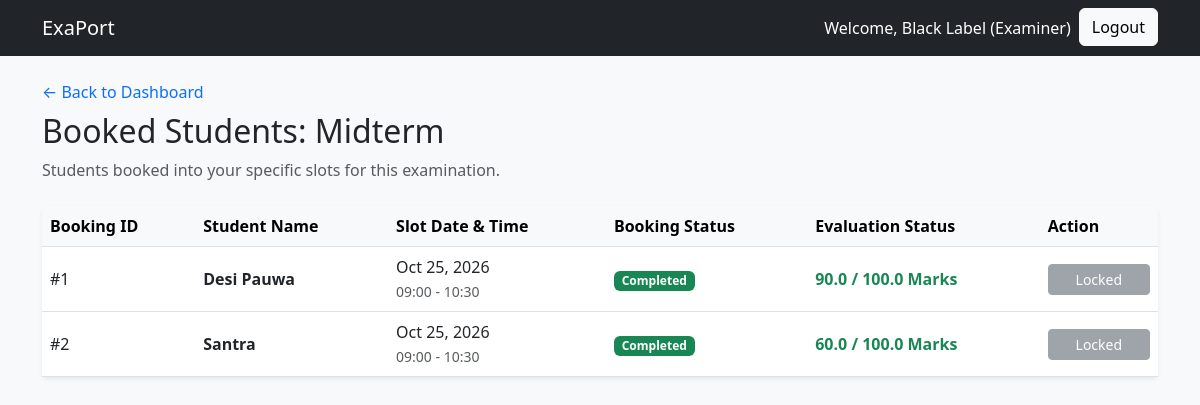
The app's page /examiner/examination/1/students (signed in) with its own data.
### models.py (models this page shows)
class User(db.Model, UserMixin):
    __tablename__ = 'users'
    id = db.Column(db.Integer, primary_key=True)
    username = db.Column(db.String(80), unique=True, nullable=False)
    password_hash = db.Column(db.String(256), nullable=False)
    role = db.Column(db.String(20), nullable=False) # 'Admin', 'Examiner', 'Student'
    examiner_profile = db.relationship('ExaminerProfile', backref='user', uselist=False, cascade="all, delete-orphan")
    slots = db.relationship('ExaminationSlot', backref='examiner', lazy=True)
    bookings = db.relationship('Booking', backref='student', lazy=True)

class Examination(db.Model):
    __tablename__ = 'examinations'
    exam_id = db.Column(db.Integer, primary_key=True)
    course_id = db.Column(db.Integer, db.ForeignKey('courses.course_id'), nullable=False)
    exam_name = db.Column(db.String(100), nullable=False)
    exam_type = db.Column(db.String(50), nullable=False) # Viva, Practical, Project Demo, Assessment
    duration = db.Column(db.Integer, nullable=False) # Duration in minutes
    max_marks = db.Column(db.Float, nullable=False)
    slot_creation_start_date = db.Column(db.DateTime, nullable=False)
    slot_creation_end_date = db.Column(db.DateTime, nullable=False)
    slot_booking_start_date = db.Column(db.DateTime, nullable=False)
    slot_booking_end_date = db.Column(db.DateTime, nullable=False)
    status = db.Column(db.String(20), default='Draft') # Draft, Slot Creation, Booking Open, Closed, Completed
    rubrics = db.relationship('ExaminationRubric', backref='examination', lazy=True, cascade="all, delete-orphan")
    slots = db.relationship('ExaminationSlot', backref='examination', lazy=True, cascade="all, delete-orphan")
    assigned_examiners = db.relationship('User', secondary=exam_assignments, lazy='subquery',
        backref=db.backref('assigned_exams', lazy=True))

class Booking(db.Model):
    __tablename__ = 'bookings'
    booking_id = db.Column(db.Integer, primary_key=True)
    student_id = db.Column(db.Integer, db.ForeignKey('users.id'), nullable=False)
    slot_id = db.Column(db.Integer, db.ForeignKey('examination_slots.slot_id'), nullable=False)
    booking_date = db.Column(db.DateTime, default=lambda: datetime.now(timezone.utc))
    status = db.Column(db.String(20), default='Booked') # Booked, Cancelled, Completed
    evaluations = db.relationship('Evaluation', backref='booking', lazy=True, cascade="all, delete-orphan")

class ExaminationSlot(db.Model):
    __tablename__ = 'examination_slots'
    slot_id = db.Column(db.Integer, primary_key=True)
    examination_id = db.Column(db.Integer, db.ForeignKey('examinations.exam_id'), nullable=False)
    examiner_id = db.Column(db.Integer, db.ForeignKey('users.id'), nullable=False)
    date = db.Column(db.Date, nullable=False)
    start_time = db.Column(db.Time, nullable=False)
    end_time = db.Column(db.Time, nullable=False)
    max_student_capacity = db.Column(db.Integer, nullable=False)
    available_seats = db.Column(db.Integer, nullable=False)
    status = db.Column(db.String(20), default='Available') # Available, Full, Cancelled, Completed
    bookings = db.relationship('Booking', backref='slot', lazy=True)

### app.py (the view)
@app.route('/examiner/examination/<int:exam_id>/students')
@login_required
@role_required('Examiner')
def view_students(exam_id):
    exam = Examination.query.get_or_404(exam_id)
    if current_user not in exam.assigned_examiners:
        flash('You are not assigned to this examination.', 'danger')
        return redirect(url_for('examiner_dashboard'))
    slots = ExaminationSlot.query.filter_by(examination_id=exam_id, examiner_id=current_user.id).all()
    slot_ids = [slot.slot_id for slot in slots]
    bookings = Booking.query.filter(Booking.slot_id.in_(slot_ids)).all()
    return render_template('examiner/view_students.html', exam=exam, bookings=bookings)

### app.py (called while the page is built)
@login_manager.user_loader
def load_user(user_id):
    return User.query.get(int(user_id))

def role_required(role):
    def decorator(f):
        @wraps(f)
        def decorated_function(*args, **kwargs):
            if not current_user.is_authenticated or current_user.role != role:
                abort(403) # Forbidden
            return f(*args, **kwargs)
        return decorated_function
    return decorator

### templates/examiner/view_students.html (shortened to what this page needs)
{% extends 'base.html' %}
{% block content %}
<div class="mb-4">
    <a href="{{ url_for('examiner_dashboard') }}" class="text-decoration-none">&larr; Back to Dashboard</a>
    <h2 class="mt-2">Booked Students: {{ exam.exam_name }}</h2>
    <p class="text-muted">Students booked into your specific slots for this examination.</p>
</div>
<div class="card shadow-sm border-0">
    <div class="card-body p-0">
        <div class="table-responsive">
            <table class="table table-hover align-middle mb-0">
                <thead class="table-light">
                    <tr>
                        <th>Booking ID</th>
                        <th>Student Name</th>
                        <th>Slot Date & Time</th>
                        <th>Booking Status</th>
                        <th>Evaluation Status</th>
                        <th>Action</th>
                    </tr>
                </thead>
                <tbody>
                    {% for booking in bookings %}
                    <tr>
                        <td>#{{ booking.booking_id }}</td>
                        <td><strong>{{ booking.student.username }}</strong></td>
                        <td>
                            {{ booking.slot.date.strftime('%b %d, %Y') }}<br>
                            <small class="text-muted">{{ booking.slot.start_time.strftime('%H:%M') }} - {{ booking.slot.end_time.strftime('%H:%M') }}</small>
                        </td>
                        <td>
                            {% if booking.status == 'Booked' %}
                                <span class="badge bg-primary">{{ booking.status }}</span>
                            {% elif booking.status == 'Completed' %}
                                <span class="badge bg-success">{{ booking.status }}</span>
                            {% else %}
                                <span class="badge bg-secondary">{{ booking.status }}</span>
                            {% endif %}
                        </td>
                        <td>
                            {% if booking.evaluations %}
                                {% set total_awarded = booking.evaluations|sum(attribute='marks_awarded') %}
                                {% set total_max = booking.evaluations|sum(attribute='rubric.max_marks') %}
                                <span class="text-success fw-bold"> {{ total_awarded }} / {{ total_max }} Marks</span>
                            {% else %}
                                <span class="text-warning"><i class="bi bi-clock-fill"></i> Pending</span>
                            {% endif %}
                        </td>
                        <td>
                            {% if booking.status == 'Completed' %}
                                <button class="btn btn-sm btn-secondary w-100" disabled>Locked</button>
                            {% elif booking.status == 'Booked' %}
                                <a href="{{ url_for('evaluate_student', booking_id=booking.booking_id) }}" class="btn btn-sm btn-success w-100">Evaluate</a>
                            {% else %}
                                <button class="btn btn-sm btn-outline-secondary w-100" disabled>N/A</button>
                            {% endif %}
                        </td>
                    </tr>
                    {% else %}
                    <tr>
                        <td colspan="6" class="text-center text-muted py-5">
                            No students have booked your slots for this examination yet.
                        </td>
                    </tr>
                    {% endfor %}
                </tbody>
            </table>
        </div>
    </div>
</div>
{% endblock %}

### templates/base.html (shortened to what this page needs)
<!DOCTYPE html>
<html lang="en">
<head>
    <link href="https://cdn.jsdelivr.net/npm/bootstrap@5.3.0/dist/css/bootstrap.min.css" rel="stylesheet">
</head>
<body class="bg-light">
    <nav class="navbar navbar-expand-lg navbar-dark bg-dark mb-4">
        <div class="container">
            <a class="navbar-brand" href="/">ExaPort</a>
            <div class="collapse navbar-collapse" id="navbarNav">
                <ul class="navbar-nav ms-auto">
                    {% if current_user.is_authenticated %}
                        <li class="nav-item">
                            <span class="nav-link text-white">Welcome, {{ current_user.username }} ({{ current_user.role }})</span>
                        </li>
                        <li class="nav-item">
                            <a class="btn btn-light" href="{{ url_for('logout') }}">Logout</a>
                        </li>
                    {% else %}
                        <li class="nav-item">
                            <a class="btn btn-light" href="{{ url_for('login') }}">Login</a>
                        </li>
                    {% endif %}
                </ul>
            </div>
        </div>
    </nav>
    <div class="container">
        {% block content %}{% endblock %}
    </div>
</body>
</html>

### records on screen
User: username "Black Label", role "Examiner"
Examination: exam_name "Midterm"
Booking: booking_id "1", student.username "Desi Pauwa", slot "Oct 25, 2026", slot.start_time "09:00", slot.end_time "10:30", status "Completed", total_awarded "90.0", total_max "100.0", shows "Locked"
Booking: booking_id "2", student.username "Santra", slot "Oct 25, 2026", slot.start_time "09:00", slot.end_time "10:30", status "Completed", total_awarded "60.0", total_max "100.0", shows "Locked"
